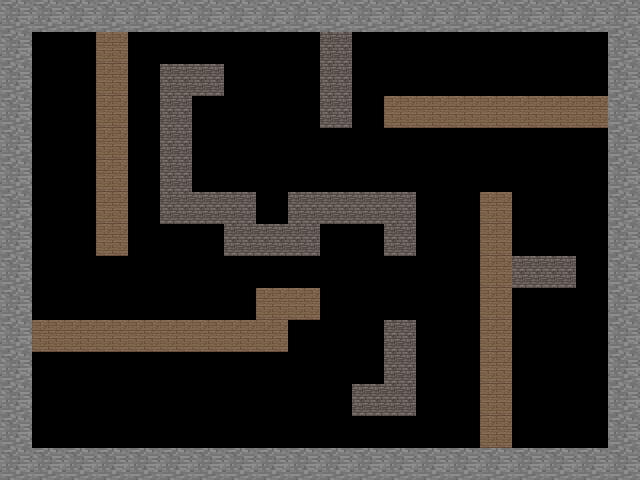

Rendered tile map (Tiled .tmx) drawn with the repository's tilesets; below, a short description and the map source with its tile grids summarised:
An orthogonal 20x15 tile map with 32x32 px tiles, 1 tile layer (solids), 2 tilesets and 4 objects.

<map version="1.0" tiledversion="1.1.4" orientation="orthogonal" renderorder="right-down" width="20" height="15" tilewidth="32" tileheight="32" infinite="0" nextobjectid="15">
 <tileset firstgid="1" source="tileSet.tsx" />
 <tileset firstgid="9" source="backup/untitled.tsx" />
 <layer name="solids" width="20" height="15">
  <data>[300 cells, 300 non-empty, 5 distinct tile ids]</data>
 </layer>
 <objectgroup name="spawns">
  <object id="8" gid="5" x="46" y="78" width="32" height="32" />
  <object id="11" gid="6" x="45" y="434" width="32" height="32" />
  <object id="12" gid="7" x="562" y="433" width="32" height="32" />
  <object id="13" gid="8" x="561" y="78" width="32" height="32" />
 </objectgroup>
</map>
